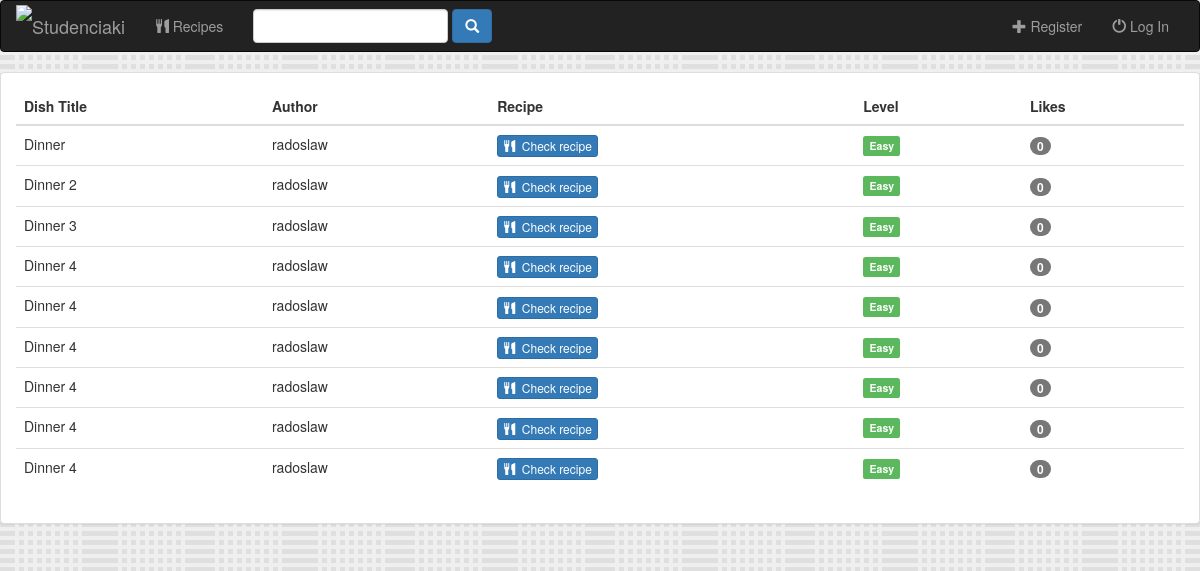
Page /recipes/bookRecipes/ on the earlier database version.
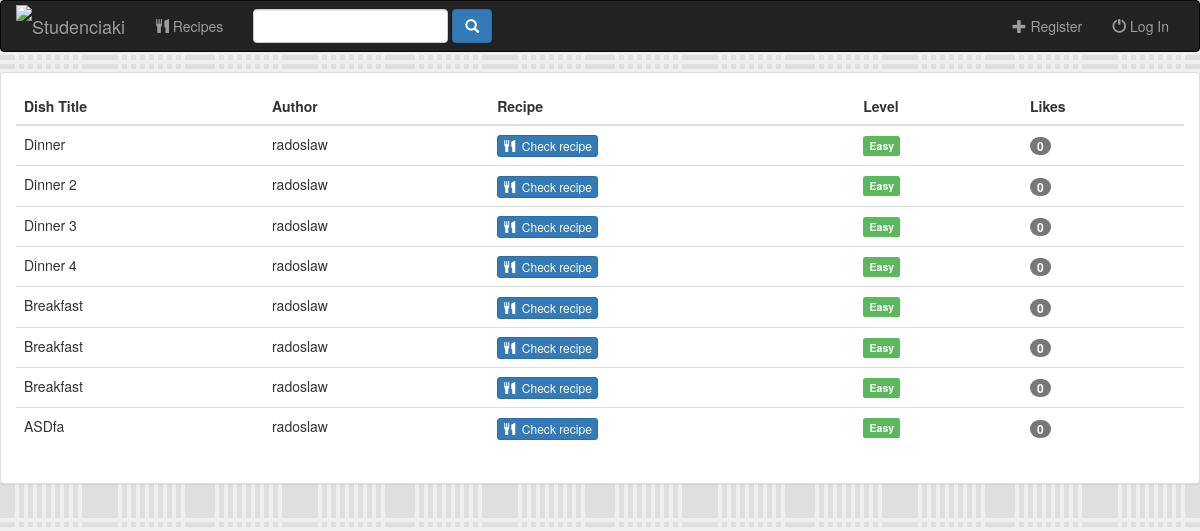
Same page on the later database version.
### recipes/models.py (models this page shows, shortened)
class Recipe(models.Model):
    author = models.ForeignKey(Profile, on_delete=models.CASCADE, related_name='author', blank=True, null=True)
    title = models.CharField(max_length=250)
    likes = models.ManyToManyField(Profile, blank=True, related_name='likes')
    level = models.CharField(max_length=50)
    instruction = models.CharField(max_length=100000)
    dish_photo = models.FileField(null=True, default='recipe_default.png')

### users/models.py (models this page shows, shortened)
class Profile(models.Model):
    user = models.OneToOneField(User, on_delete=models.CASCADE, primary_key=True)
    profile_image = models.FileField(null=True)
    description = models.TextField(max_length=500, blank=True)
    points = models.IntegerField(default=0)
    location = models.ForeignKey(Location, models.DO_NOTHING, null=True)

### recipes/views.py (the view)
# urls.py: url(r'^bookRecipes/(?P<recipe_id>[0-9]+)/$', views.single_recipe, name='single_recipe'),
def bookRecipes(request):
    all_recipes = Recipe.objects.all()
    context = {
        'all_recipes': all_recipes
    }
    return render(request, 'recipes/bookRecipes.html', context)

### recipes/templates/recipes/bookRecipes.html (shortened to what this page needs)
{% extends 'users/base.html' %}
{% block body %}
        {% load staticfiles %}
    <link rel="stylesheet" href="https://maxcdn.bootstrapcdn.com/bootstrap/3.3.6/css/bootstrap.min.css">
    <link href="{% static 'recipes/style_bookRecipes.css' %}" rel="stylesheet">
 <div class="row">
        <div class="col-sm-12">
            <div class="panel panel-default">
                <div class="panel-body">
                    <table class="table">
                        <thead>
                            <tr>
                                <th>Dish Title</th>
                                <th>Author</th>
                                <th>Recipe</th>
                                <th>Level</th>
                                <th>Likes</th>
                            </tr>
                        </thead>
                        <tbody>
                        {% for recipe in all_recipes %}
                                <tr>
                                    <td>{{ recipe.title }}</td>
                                    <td>{{ recipe.author.user.username }}</td>
                                    <td>
                                        <a href="{% url 'recipes:single_recipe' recipe.id %}">
                                            <button type="button" class="btn btn-primary btn-xs">
                                                <span class="glyphicon glyphicon-cutlery"></span>&nbsp; Check recipe
                                            </button>
                                        </a>
                                    </td>
                                    <td>
                                        {% if recipe.level == "easy" %}<span class="label label-success">Easy</span>
                                        {% elif recipe.level == "average"%}<span class="label label-info">Average</span>
                                        {% elif recipe.level == "medium"%}<span class="label label-primary">Medium</span>
                                        {% elif recipe.level == "difficult"%}<span class="label label-warning">Difficult</span>
                                        {% else %}<span class="label label-danger">Demanding</span>
                                        {% endif %}
                                    </td>
                                    <td>
                                        <span class="badge">{{ recipe.likes.count }}</span>
                                    </td>
                                </tr>
                            {% endfor %}
                        </tbody>
                    </table>
                </div>
            </div>
    </div>
</div>
{% endblock %}

### users/templates/users/base.html (shortened to what this page needs)
<!DOCTYPE html>
<html lang="en">
<head>
    {% load staticfiles %}
    <link rel="stylesheet" href="https://maxcdn.bootstrapcdn.com/bootstrap/3.3.6/css/bootstrap.min.css">
    <link rel="stylesheet" href="https://ajax.googleapis.com/ajax/libs/jqueryui/1.12.1/themes/smoothness/jquery-ui.css">
    <link href="{% static 'users/style.css' %}" rel="stylesheet">
</head>
<body>
    <nav class="navbar navbar-inverse">
    <div class="container-fluid">
        <div class="navbar-header">
            <a class="navbar-left" href="{% url 'users:index' %}">
                <img src="{% static 'users/logo.png' %}" height="47" class="embed-responsive-item"/>
            </a>
            <a class="navbar-brand" href="{% url 'users:index' %}">Studenciaki</a>
        </div>
        <div class="collapse navbar-collapse" id="topNavBar">
            <ul class="nav navbar-nav">
                <li class="">
                     <a href="{% url 'recipes:bookRecipes' %}">
                         <span class="glyphicon glyphicon-cutlery" aria-hidden="true"></span>&nbsp;Recipes
                     </a>
                </li>
            </ul>
            <form class="navbar-form navbar-left" role="search" method="get" action="{% url 'search_recipe:recipe_search' %}">
                <div class="form-group">
                    <input type="text" class="form-control" name="q" value="" id="recipes">
                </div>
                <button type="submit" class="btn btn-primary">
                    <i class="glyphicon glyphicon-search"></i>
                </button>
            </form>
            <ul class="nav navbar-nav navbar-right" >
                      <li class="">
                        {% if not user.is_authenticated %}
                         <a href="{% url 'users:register' %}">
                             <span class="glyphicon glyphicon-plus" aria-hidden="true"></span>&nbsp;Register
                         </a>
                          {% else %}
                          <a href="{% url 'users:user-info' %}">
                             <span class="glyphicon glyphicon-user" aria-hidden="true"></span>&nbsp;{{ user.username }}
                          </a>
                          {% endif %}
                      </li>
                <li class="">
                    {% if user.is_authenticated %}
                        <a href="{% url 'users:logout' %}">
                            <span class="glyphicon glyphicon-off" aria-hidden="true"></span>&nbsp;Log Out
                        </a>
                    {% else %}
                        <a href="{% url 'users:login' %}">
                            <span class="glyphicon glyphicon-off" aria-hidden="true"></span>&nbsp;Log In
                        </a>
                    {% endif %}
                </li>
            </ul>
        </div>
    </div>
</nav>
    {% block body %}
    {% endblock %}
</body>
</html>

### recipes/static/recipes/style_bookRecipes.css (style rules this page uses)
body { background: white url("images/cloth.png"); }

Differences in the rows shown:
removed Recipe: title "Dinner 4", author.user.username "radoslaw", level "Easy", likes.count "0"
removed Recipe: title "Dinner 4", author.user.username "radoslaw", level "Easy", likes.count "0"
removed Recipe: title "Dinner 4", author.user.username "radoslaw", level "Easy", likes.count "0"
removed Recipe: title "Dinner 4", author.user.username "radoslaw", level "Easy", likes.count "0"
removed Recipe: title "Dinner 4", author.user.username "radoslaw", level "Easy", likes.count "0"
added Recipe: title "Breakfast", author.user.username "radoslaw", level "Easy", likes.count "0"
added Recipe: title "Breakfast", author.user.username "radoslaw", level "Easy", likes.count "0"
added Recipe: title "Breakfast", author.user.username "radoslaw", level "Easy", likes.count "0"
added Recipe: title "ASDfa", author.user.username "radoslaw", level "Easy", likes.count "0"
